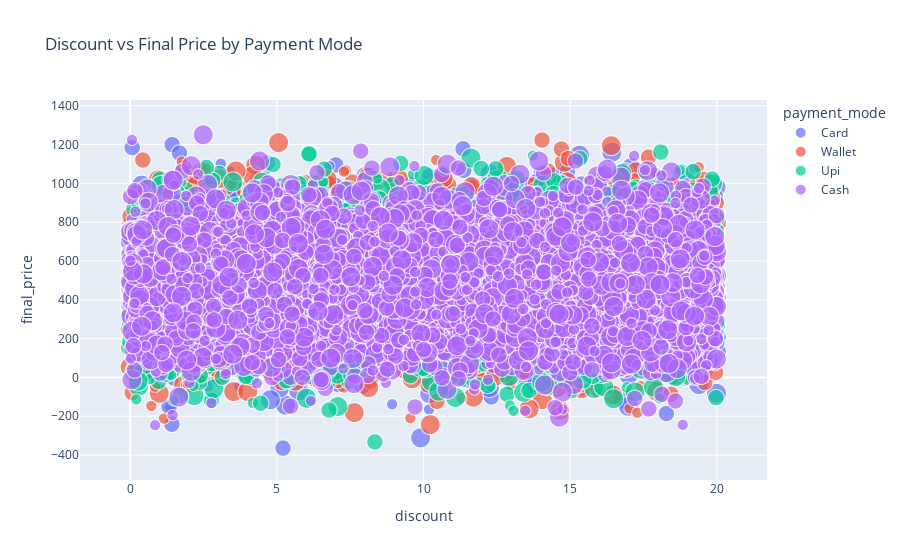

Write notebook code for a chart like this one.
### Code cell
fig = px.scatter(sales_bills, x='discount', y='final_price', color='payment_mode',
                 size='quantity', hover_data=['status'],
                 title='Discount vs Final Price by Payment Mode')
fig.show()

### Figure 1 — Plotly figure (JSON) as saved in the notebook; plotly's stock layout.template omitted (floating-point values rounded to 4 significant figures; data arrays with more than 128 entries replaced by an {"elided": "..."} marker saying what was removed)
{"data": [{"customdata": {"elided": "8777x1 str values"}, "hovertemplate": "payment_mode=Card<br>discount=%{x}<br>final_price=%{y}<br>quantity=%{marker.size}<br>status=%{customdata[0]}<extra></extra>", "legendgroup": "Card", "marker": {"color": "#636efa", "size": {"elided": "8777 float values"}, "sizemode": "area", "sizeref": 0.0075, "symbol": "circle"}, "mode": "markers", "name": "Card", "showlegend": true, "type": "scattergl", "x": {"elided": "8777 float values"}, "xaxis": "x", "y": {"elided": "8777 float values"}, "yaxis": "y"}, {"customdata": {"elided": "8709x1 str values"}, "hovertemplate": "payment_mode=Wallet<br>discount=%{x}<br>final_price=%{y}<br>quantity=%{marker.size}<br>status=%{customdata[0]}<extra></extra>", "legendgroup": "Wallet", "marker": {"color": "#EF553B", "size": {"elided": "8709 float values"}, "sizemode": "area", "sizeref": 0.0075, "symbol": "circle"}, "mode": "markers", "name": "Wallet", "showlegend": true, "type": "scattergl", "x": {"elided": "8709 float values"}, "xaxis": "x", "y": {"elided": "8709 float values"}, "yaxis": "y"}, {"customdata": {"elided": "8719x1 str values"}, "hovertemplate": "payment_mode=Upi<br>discount=%{x}<br>final_price=%{y}<br>quantity=%{marker.size}<br>status=%{customdata[0]}<extra></extra>", "legendgroup": "Upi", "marker": {"color": "#00cc96", "size": {"elided": "8719 float values"}, "sizemode": "area", "sizeref": 0.0075, "symbol": "circle"}, "mode": "markers", "name": "Upi", "showlegend": true, "type": "scattergl", "x": {"elided": "8719 float values"}, "xaxis": "x", "y": {"elided": "8719 float values"}, "yaxis": "y"}, {"customdata": {"elided": "8795x1 str values"}, "hovertemplate": "payment_mode=Cash<br>discount=%{x}<br>final_price=%{y}<br>quantity=%{marker.size}<br>status=%{customdata[0]}<extra></extra>", "legendgroup": "Cash", "marker": {"color": "#ab63fa", "size": {"elided": "8795 float values"}, "sizemode": "area", "sizeref": 0.0075, "symbol": "circle"}, "mode": "markers", "name": "Cash", "showlegend": true, "type": "scattergl", "x": {"elided": "8795 float values"}, "xaxis": "x", "y": {"elided": "8795 float values"}, "yaxis": "y"}], "layout": {"legend": {"itemsizing": "constant", "title": {"text": "payment_mode"}, "tracegroupgap": 0}, "title": {"text": "Discount vs Final Price by Payment Mode"}, "xaxis": {"anchor": "y", "domain": [0, 1], "title": {"text": "discount"}}, "yaxis": {"anchor": "x", "domain": [0, 1], "title": {"text": "final_price"}}}}
